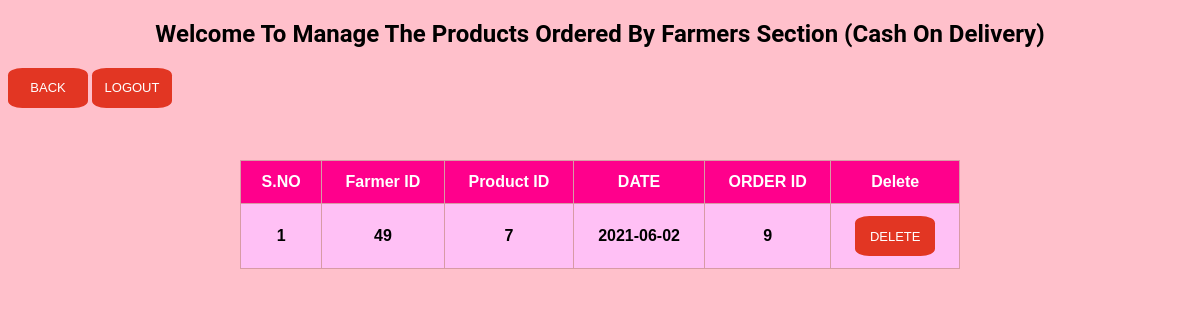
The app's page /Admin/forders_view.php with its own data.
### tables this page shows
CREATE TABLE `forders` (
  `fid` int(10) NOT NULL,
  `pid` int(10) NOT NULL,
  `dod` varchar(255) NOT NULL,
  `tid` int(10) NOT NULL,
  `oid` int(10) NOT NULL
);

### Admin/forders_view.php (the view, shortened to what this page needs)
<!DOCTYPE html>
<html>
<head>
</head>
<body>
<h2> Welcome To Manage The Products Ordered By Farmers Section (Cash On Delivery) </h2>
<a href="panel.php"><button class="btn2">Back</button></a>
<a href="logout.php"><button class="btn2">Logout</button></a>
<div class="form">
<table>
<thead>
<tr>
<th><strong>S.NO</strong></th>
<th><strong>Farmer ID</strong></th>
<th><strong>Product ID</strong></th>
<th><strong>DATE</strong></th>
<th><strong>ORDER ID</strong></th>
<th><strong>Delete</strong></th>
</tr>
</thead>
<tbody>
<?php
$con = mysqli_connect('localhost','root','');
mysqli_select_db($con, 'agroculture');
$count=1;
$sel_query="Select * from forders ";
$result= mysqli_query($con, $sel_query);
while($row=mysqli_fetch_assoc($result)){ ?>
<tr>
<td data-label="S.NO" align="center"><?php echo $count; ?> </td>
<td data-label="Farmer ID" align="center"><?php echo $row["fid"]; ?> </td>
<td data-label="Product ID" align="center"><?php echo $row["pid"]; ?> </td>
<td data-label="DATE" align="center"><?php echo $row["dod"]; ?> </td>
<td data-label="ORDER ID" align="center"><?php echo $row["tid"]; ?> </td>
<td data-label="Delete" align="center"><a href="fodelete.php?oid=<?php echo $row['oid']; ?> "><button class="btn2">Delete</button></a></td>
</tr>
<?php $count++; } ?>
</tbody>
</table>
</div>
</body>
</html>

### Admin/forders_view.php (style rules this page uses)
* { box-sizing:border-box; }
body { background-color:pink; }
table { position:absolute; top:20%; width:100%; border-collapse:collapse; background-color: rgb(255, 192, 245); }
table td,table th { padding:12px 15px; border:1px solid rgb(216, 155, 165); text-align:center; font-size:16px; }
table th { background-color:rgb(255, 0, 140); color:#FFFFFF; }
.form { position:absolute; top:20%; left:20%; width:60%; font-family:sans-serif; font-weight:bold; font-size:36px; }
a { text-decoration:none; }
.btn2 { font:"Roboto",sans-serif; text-transform:uppercase; height:40px; width:80px; cursor:pointer; padding:6.5px; background-color:#E23623; border:0; font-size:13px; text-decoration:none; border-radius:18%; text-align:center; overflow:hidden; color:#FFFFFF; }
h2 { text-align:center; font-family:"Roboto",sans-serif; }

### records on screen
forders: fid "49", pid "7", dod "2021-06-02", tid "9"
